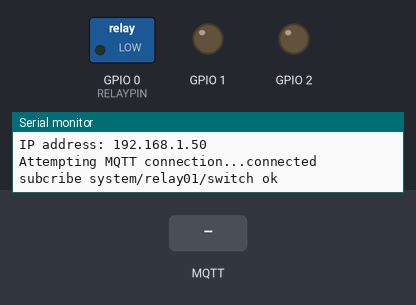
Recording of a sketch running on a simulated ESP8266 (NodeMCU). On the bench: switched loads named in the sketch (green lamp = pin HIGH), output pins drawn as LEDs (lit = HIGH), the last lines printed to the serial monitor. The test bench sets the inputs (shaded band). WiFi joins after 1.5 s; servers stay silent unless stated; no MQTT or app messages arrive unless stated.

Above: at 2.7 s.
2.8 s: MQTT message "on" arrives on the second subscribed topic
At 4.0 s:
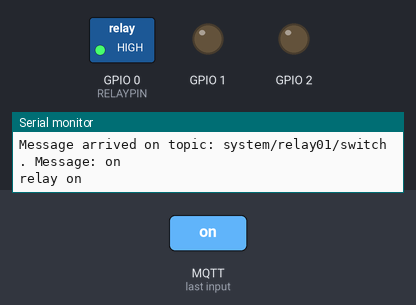
4.3 s: MQTT message "off" arrives on the second subscribed topic
At 5.3 s:
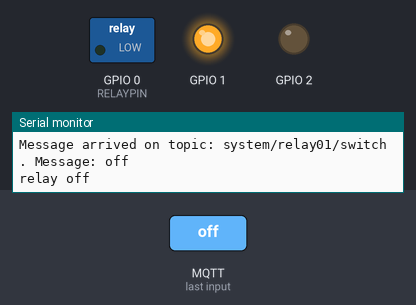
Timing chart, 0 to 7.3 s (numbered marks = the images above; inputs shaded):
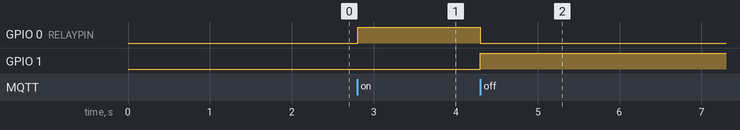

Measured:
- after the input at 2.8 s, GPIO 0 (RELAYPIN): LOW → HIGH at once
- after the input at 4.3 s, GPIO 0 (RELAYPIN): HIGH → LOW at once; GPIO 1: LOW → HIGH at once

The sketch:

ESP_RelayControl_WORKING_01.ino
```cpp
#include <Arduino.h>
//#include <DNSServer.h>
#include <WiFiManager.h>

//#include <WiFiUdp.h>
#include "ArduinoOTA.h"
//
#include <PubSubClient.h>
#include <ESP8266WiFi.h>
//#include <ESP8266WebServer.h>

//const char* wifi_ssid = "MIWIFI_2G_299x";
//const char* wifi_password = "ewr2t5y274ym";
char* mqtt_server = "192.168.1.130";

const char* host = "PlugWithRelay";
//char* mqtt_user = "";
//char* mqtt_password = "";


int RELAYPIN = 0;


/// THE RELAY PIN ON THE ESP IS THE PIN 0
int relayOn = 0;
// ------------------

String relay_str;
char relay[50];

long lastMsg = 0;

//WiFi.hostname("RELAY_CONTROL");

// ------------------

/*
long lastMsg = 0;
char msg[50];
int value = 0;
*/
/// ---------------------


void mqtt_callback(char* topic, byte* payload, unsigned int len) {

  String tmp=topic;

  Serial.print("Message arrived on topic: ");
  Serial.println(tmp);
  Serial.print(". Message: ");
  String messageTemp;

  for (int i = 0; i < len; i++) {
    Serial.print((char)payload[i]);
    messageTemp += (char)payload[i];
  }
  Serial.println();

  if (String(topic) == "system/relay01/switch"){
     //ESTO ENCIENDE O APAGA EL LED

    if(messageTemp == "on"){
      Serial.println("relay on");
      digitalWrite(RELAYPIN, 1);
      relayOn = 1;
      digitalWrite(1, 0);
    }
    else if(messageTemp == "off"){
      Serial.println("relay off");
      digitalWrite(RELAYPIN, 0);
      relayOn = 0;
      digitalWrite(1, 1);//ESTO ENCIENDE O APAGA EL LED
    }
  }

}


WiFiClient espRClient;
PubSubClient mqtt_client(mqtt_server, 1883, mqtt_callback, espRClient);


void reconnect() {
  // Loop until we're reconnected
  if (!mqtt_client.connected()) {
    Serial.print("Attempting MQTT connection...");
    // Attempt to connect
    /*
     YOU MIGHT NEED TO CHANGE THIS LINE, IF YOU'RE HAVING PROBLEMS WITH MQTT MULTIPLE CONNECTIONS
     To change the ESP device ID, you will have to give a new name to the ESP8266.
     Here's how it looks:
       if (client.connect("ESP8266Client")) {
     You can do it like this:
       if (client.connect("ESP1_Office")) {
     Then, for the other ESP:
       if (client.connect("ESP2_Garage")) {
      That should solve your MQTT multiple connections problem
    */
    if (mqtt_client.connect("ESP8266RELAYClient")) {
      Serial.println("connected");
      // Subscribe or resubscribe to a topic
      // You can subscribe to more topics (to control more LEDs in this example)

      mqtt_client.subscribe("room/lamp");

      if (mqtt_client.subscribe("system/relay01/switch")) {
        Serial.println("subcribe system/relay01/switch ok");
      } else {
        Serial.println("subcribe system/relay01/switch fail");
      }
    }else {
      Serial.print("failed, rc=");
      Serial.print(mqtt_client.state());
      Serial.println(" try again in 5 seconds");
      // Wait 5 seconds before retrying
      delay(5000);
    }
  }
}


void setup() {
  //
  Serial.begin(115200);

  relayOn = 0;
  pinMode(1, OUTPUT);

  ///--------------------------


  Serial.println("Booting");
  pinMode(BUILTIN_LED, OUTPUT);     // Initialize the BUILTIN_LED pin as an output
  //Serial.setTimeout(2000);
  //
  pinMode(RELAYPIN, OUTPUT);


  //-------------------
  WiFiManager wifiManager;

  wifiManager.autoConnect("APNAME");

  Serial.println("connected...yeey :)");

  WiFi.hostname("RELAY_CONTROL");


//////////////////////////////    OTA UPDATE    /////////////////////////////////

  ArduinoOTA.onStart([]() {
    String type;
    if (ArduinoOTA.getCommand() == U_FLASH)
      type = "sketch";
    else // U_SPIFFS
      type = "filesystem";

    // NOTE: if updating SPIFFS this would be the place to unmount SPIFFS using SPIFFS.end()
    Serial.println("Start updating " + type);
  });
  ArduinoOTA.onEnd([]() {
    Serial.println("\nEnd");
  });
  ArduinoOTA.onProgress([](unsigned int progress, unsigned int total) {
    Serial.printf("Progress: %u%%\r", (progress / (total / 100)));
  });
  ArduinoOTA.onError([](ota_error_t error) {
    Serial.printf("Error[%u]: ", error);
    if (error == OTA_AUTH_ERROR) Serial.println("Auth Failed");
    else if (error == OTA_BEGIN_ERROR) Serial.println("Begin Failed");
    else if (error == OTA_CONNECT_ERROR) Serial.println("Connect Failed");
    else if (error == OTA_RECEIVE_ERROR) Serial.println("Receive Failed");
    else if (error == OTA_END_ERROR) Serial.println("End Failed");
  });
  ArduinoOTA.begin();
  Serial.println("Ready OTA8");
  Serial.print("IP address: ");
  Serial.println(WiFi.localIP());

 //------------------------- END OTA UPDATE ---------------------------¿

  mqtt_client.setServer(mqtt_server, 1883);
  mqtt_client.setCallback(mqtt_callback);


  //web_setup();
}


void loop() {

  ArduinoOTA.handle();

  if (!mqtt_client.connected()) {
    reconnect();
  }

  mqtt_client.loop();

  relay_str = String(relayOn);
  relay_str.toCharArray(relay, relay_str.length() + 1);

  long now = millis();
  if (now - lastMsg > 1000){
    lastMsg = now;
    //char msg = relayOn;
    mqtt_client.publish("system/relay01/state", relay);
  }

  //delay(3000);
    /*

    if(!mqtt_client.loop())
    mqtt_client.connect("ESP8266Client");

  */

  //mqtt_setup();

  //-----------------------


  //-----------------------

  //
  //webserver.handleClient();
  //


}
```
